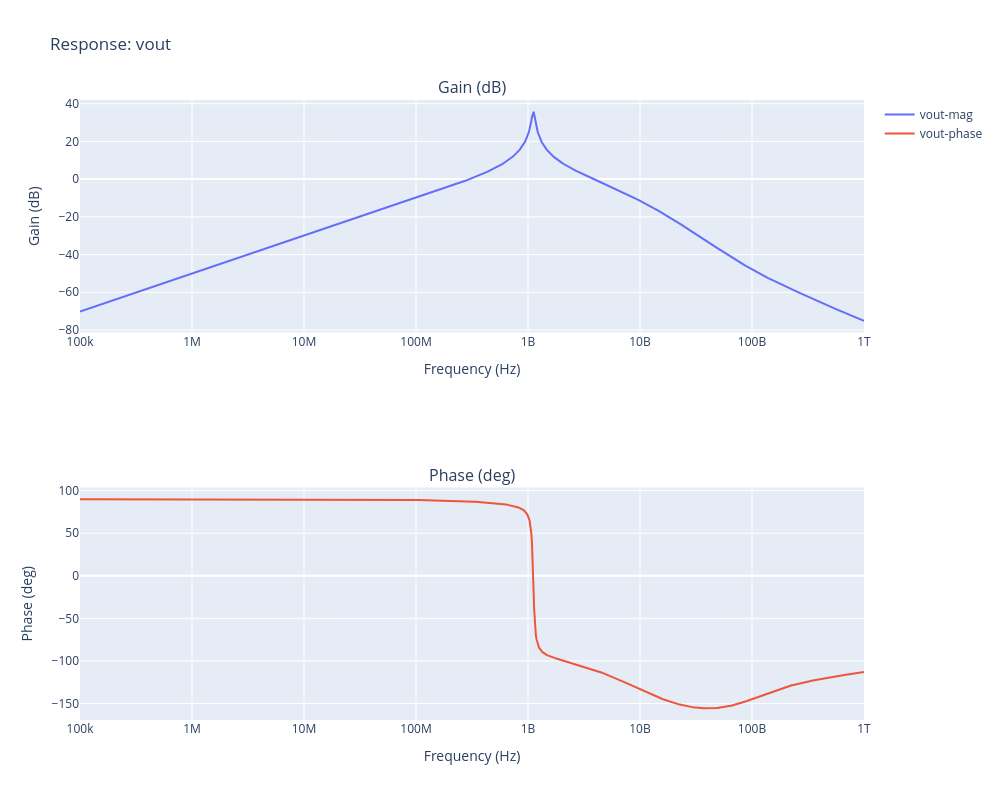

The cell this chart's notebook holds for it:
### Code cell
circuit_optimizer.plot_solution(best_param, show_plot=True, trace_name="vout")

### Figure 1 — Plotly figure (JSON) as saved in the notebook; plotly's stock layout.template omitted (floating-point values rounded to 4 significant figures; data arrays with more than 128 entries replaced by an {"elided": "..."} marker saying what was removed)
{"data": [{"mode": "lines", "name": "vout-mag", "type": "scatter", "x": {"elided": "1401 float values"}, "xaxis": "x", "y": {"elided": "1401 float values"}, "yaxis": "y"}, {"mode": "lines", "name": "vout-phase", "type": "scatter", "x": {"elided": "1401 float values"}, "xaxis": "x2", "y": {"elided": "1401 float values"}, "yaxis": "y2"}], "layout": {"annotations": [{"font": {"size": 16}, "showarrow": false, "text": "Gain (dB)", "x": 0.5, "xanchor": "center", "xref": "paper", "y": 1, "yanchor": "bottom", "yref": "paper"}, {"font": {"size": 16}, "showarrow": false, "text": "Phase (deg)", "x": 0.5, "xanchor": "center", "xref": "paper", "y": 0.375, "yanchor": "bottom", "yref": "paper"}], "height": 800, "title": {"text": "Response: vout"}, "width": 1000, "xaxis": {"anchor": "y", "domain": [0, 1], "title": {"text": "Frequency (Hz)"}, "type": "log"}, "xaxis2": {"anchor": "y2", "domain": [0, 1], "title": {"text": "Frequency (Hz)"}, "type": "log"}, "yaxis": {"anchor": "x", "domain": [0.625, 1], "title": {"text": "Gain (dB)"}}, "yaxis2": {"anchor": "x2", "domain": [0, 0.375], "title": {"text": "Phase (deg)"}}}}
